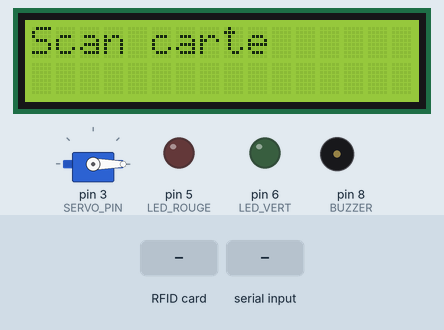
This sketch was run on a simulated Arduino Uno, built with avr-gcc and run on an emulated ATmega328P. On the bench: servo, 16×2 character LCD, output pins drawn as LEDs (lit = HIGH), buzzer (waves = sounding). The test bench sets the inputs (shaded band). Pins used as bus, display or sensor lines are not drawn; what the sketch prints to the serial monitor is not drawn.

Above: at 1.3 s.
1.4 s: RFID card 5E 7A 19 C4 held to the reader
2.9 s: "OK\n" received over Serial
At 3.9 s:
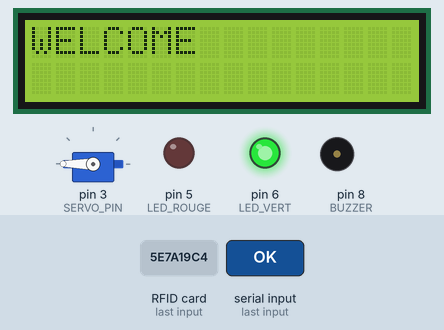
Timing chart, 0 to 6.6 s (numbered marks = the images above; inputs shaded):
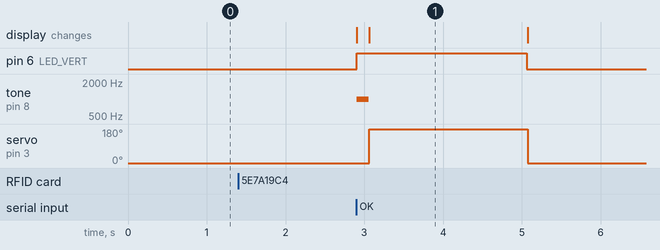

Measured:
- after the input at 1.4 s, every drawn part: stays the same
- after the input at 2.9 s, pin 6 (LED_VERT): LOW → HIGH at once, → LOW 2.2 s later; tone on pin 8 (BUZZER): silent → 1000 Hz at once, → silent 0.15 s later; servo on pin 3 (SERVO_PIN): 0° → 180° after 0.16 s, → 0° 2.0 s later; the display: first changes at once (image 1 shows a later state)
- what the display in image 1 shows lasts 2.0 s, from 3.1 s to 5.1 s

The sketch:

rfid_presence.ino
```cpp
#include <SPI.h>
#include <MFRC522.h>
#include <Wire.h>
#include <LiquidCrystal_I2C.h>
#include <Servo.h>

#define SS_PIN    10
#define RST_PIN   9
#define BUZZER    8
#define LED_VERT  6
#define LED_ROUGE 5
#define SERVO_PIN 3

MFRC522 rfid(SS_PIN, RST_PIN);
LiquidCrystal_I2C lcd(0x27, 16, 2);
Servo monServo;

String lastUID = "";
unsigned long lastScan = 0;

void showHome() {
  lcd.clear();
  lcd.setCursor(0, 0);
  lcd.print("Scan carte");
}

void ouvrirBab() {
  monServo.write(180);
  delay(2000);
  monServo.write(0);
}

void setup() {
  Serial.begin(9600);
  SPI.begin();
  rfid.PCD_Init();

  pinMode(BUZZER, OUTPUT);
  pinMode(LED_VERT, OUTPUT);
  pinMode(LED_ROUGE, OUTPUT);

  digitalWrite(LED_VERT, LOW);
  digitalWrite(LED_ROUGE, LOW);

  monServo.attach(SERVO_PIN);
  monServo.write(0);

  lcd.init();
  lcd.backlight();
  showHome();
}

void loop() {

  if (!rfid.PICC_IsNewCardPresent() || !rfid.PICC_ReadCardSerial())
    return;

  String uid = "";
  for (byte i = 0; i < rfid.uid.size; i++) {
    if (rfid.uid.uidByte[i] < 0x10) uid += "0";
    uid += String(rfid.uid.uidByte[i], HEX);
  }

  uid.toUpperCase();

  if (uid == lastUID && millis() - lastScan < 2000) return;

  lastUID = uid;
  lastScan = millis();

  Serial.println(uid);

  unsigned long start = millis();
  String msg = "";

  while (millis() - start < 2000) {
    if (Serial.available()) {
      msg = Serial.readStringUntil('\n');
      msg.trim();
      break;
    }
  }

  lcd.clear();

  //  OK
  if (msg.startsWith("OK")) {

    digitalWrite(LED_VERT, HIGH);

    tone(BUZZER, 1000);
    delay(150);
    noTone(BUZZER);

    lcd.setCursor(0, 0);
    lcd.print("WELCOME");
    lcd.setCursor(0, 1);
    lcd.print(msg.substring(3));

    ouvrirBab();

    digitalWrite(LED_VERT, LOW);
  }

  //  DEJA MESCANYA
  else if (msg == "DEJA") {

    digitalWrite(LED_ROUGE, HIGH);

    tone(BUZZER, 600);
    delay(200);
    noTone(BUZZER);

    lcd.setCursor(0, 0);
    lcd.print("DEJA SCANNE");
    lcd.setCursor(0, 1);
    lcd.print("ACCESS DENIED");

    delay(2000);

    digitalWrite(LED_ROUGE, LOW);
  }

  //  card machi ma3rofa
  else if (msg == "UNKNOWN") {

    digitalWrite(LED_ROUGE, HIGH);

    tone(BUZZER, 400);
    delay(300);
    noTone(BUZZER);

    lcd.setCursor(0, 0);
    lcd.print("CARTE");
    lcd.setCursor(0, 1);
    lcd.print("INCONNUE");

    delay(2000);

    digitalWrite(LED_ROUGE, LOW);
  }

  showHome();

  rfid.PICC_HaltA();
  rfid.PCD_StopCrypto1();
}
```
